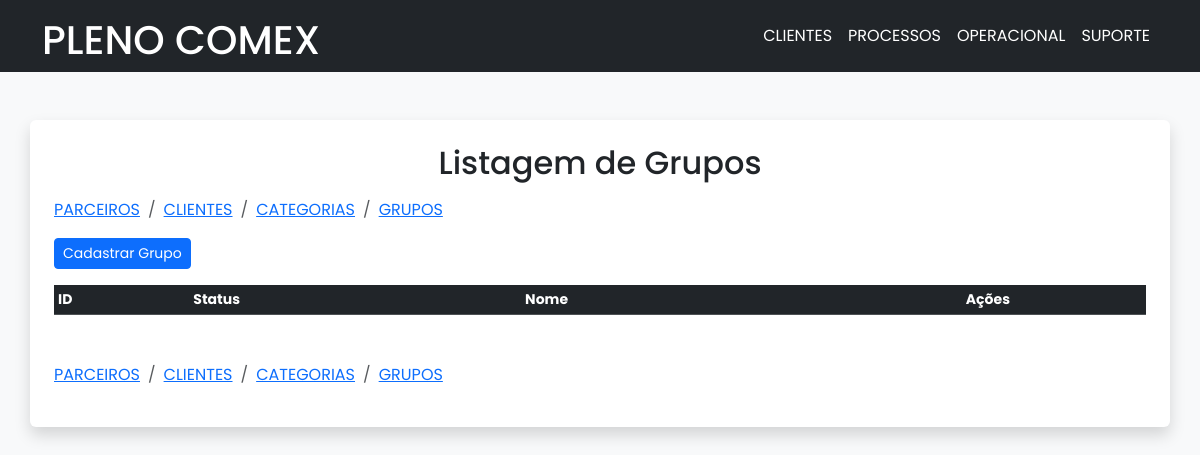
Before: /grupos/ with the older database file.
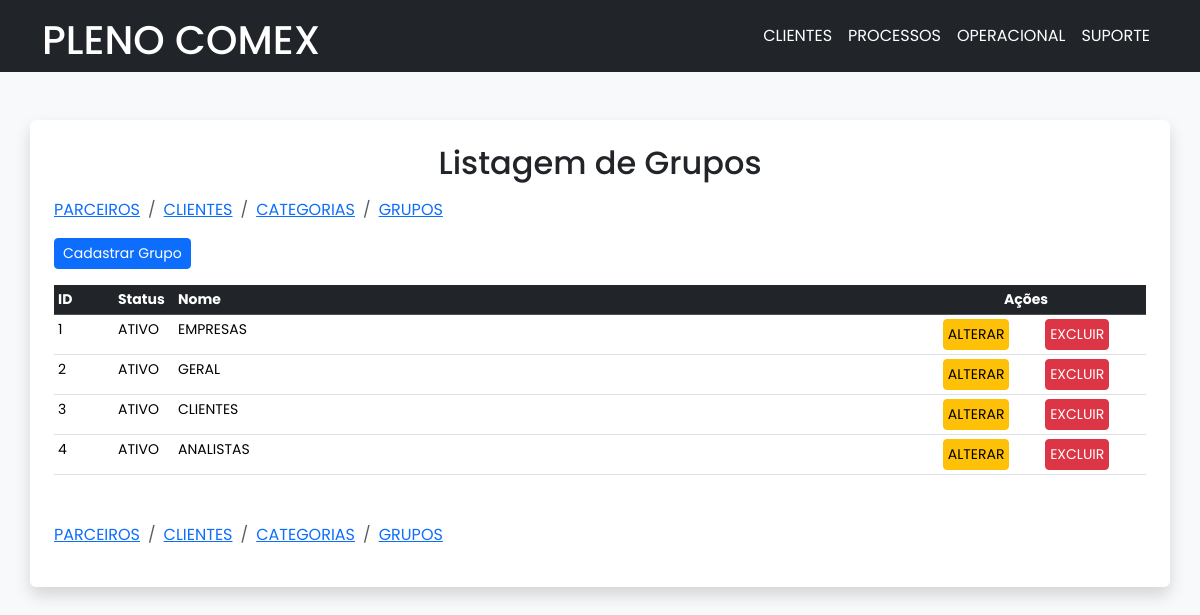
After: the same page with the newer database file.
### operacional/models.py (models this page shows, shortened)
class Teste1Grupo(models.Model):
    STATUS_CHOICES = [
        ('A', 'ATIVO'),
        ('I', 'INATIVO'),
    ]
    nome = models.CharField(max_length=100)
    status = models.CharField(
        max_length=2, choices=STATUS_CHOICES)

### operacional/views.py (the view, shortened to what this page needs)
# urls.py: path('grupos/', GrupoView.as_view(), name='grupos'),
class GrupoView(View):
    template_name = 'clientes/grupos_list.html'
    def get(self, request):
        title = 'GRUPOS'
        grupos = Teste1Grupo.objects.all()
        form = GrupoForm()
        return render(request, GrupoView.template_name, {
            'title': title,
            'grupos': grupos,
            'form': form
        })

### operacional/templates/clientes/grupos_list.html (shortened to what this page needs)
{% extends 'base.html' %}
{% load static %}
{% block body %}
<main class="container p-4 rounded shadow bg-white my-5">
    <h2 class="text-center mb-3">Listagem de Grupos</h2>
    {% include 'clientes/_breadcrumb_clientes.html' %}
    <button class="btn btn-primary btn-sm mb-3" data-toggle="modal" data-target="#createModal">Cadastrar Grupo</button>
    <table class="table table-responsive table-hover table-sm">
        <thead class="table-dark">
            <tr class="small">
                <th>ID</th>
                <th>Status</th>
                <th>Nome</th>
                <th class="text-center">Ações</th>
            </tr>
        </thead>
        <tbody class="table-sm">
            {% for grupo in grupos %}
            <tr class="small">
                <td style="width:60px">{{ grupo.id }}</td>
                <td style="width:60px">{{ grupo.get_status_display }}</td>
                <td>{{ grupo.nome }}</td>
                <td style="width:240px" class="text-center">
                    <a href="" data-bs-toggle="modal" data-bs-target="#updateModal_{{ grupo.id }}" class="btn btn-sm btn-warning btn-sm mx-3">ALTERAR</a>
                    <a href="" data-bs-toggle="modal" data-bs-target="#deletModal_{{ grupo.id }}" class="btn btn-sm btn-danger btn-sm mx-3">EXCLUIR</a>
                </td>
            </tr>
            {% endfor %}
        </tbody>
    </table>
    {% include 'clientes/_breadcrumb_clientes.html' %}
</main>
{% endblock %}

Changed rows visible on the page:
added Teste1Grupo: id "1", status "ATIVO", nome "EMPRESAS"
added Teste1Grupo: id "2", status "ATIVO", nome "GERAL"
added Teste1Grupo: id "3", status "ATIVO", nome "CLIENTES"
added Teste1Grupo: id "4", status "ATIVO", nome "ANALISTAS"
